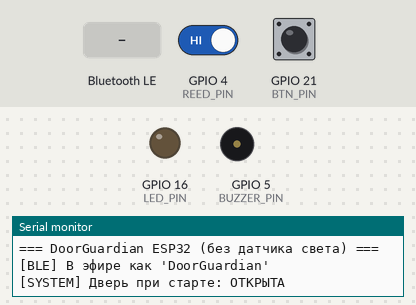
Simulated run of this sketch. Board: ESP32. Shown: output pins drawn as LEDs (lit = HIGH), buzzer (waves = sounding), the last lines printed to the serial monitor. Inputs (shaded band) come from the test bench; at power-on: GPIO 21 (BTN_PIN) HIGH, GPIO 4 (REED_PIN) HIGH. Nothing arrives over Bluetooth unless stated; a phone connects over Bluetooth LE 3 s after start.

Above: at 1.7 s.
1.8 s: GPIO 21 (BTN_PIN) pulled LOW for 0.15 s
At 2.9 s:
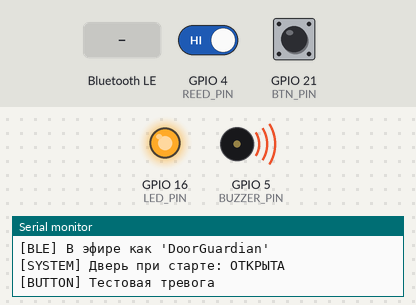
4.8 s: Bluetooth LE write "RESET" received
At 5.5 s:
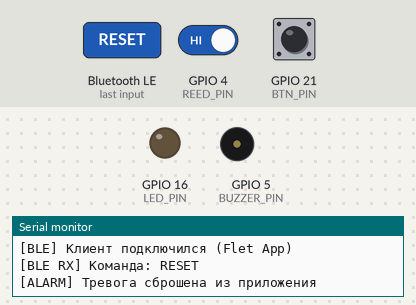
9.4 s: GPIO 21 (BTN_PIN) pulled LOW for 1 s
At 13.0 s:
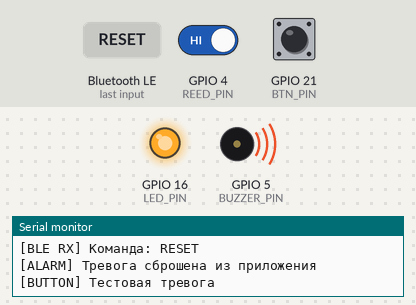
Timing chart, 0 to 16.4 s (numbered marks = the images above; inputs shaded):
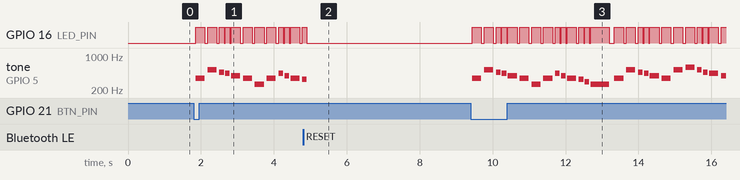

Measured:
- after the input at 1.8 s, tone on GPIO 5 (BUZZER_PIN): plays 349 Hz for 0.25 s, 523 Hz for 0.25 s, 466 Hz for 0.13 s, 440 Hz for 0.13 s, 392 Hz for 0.25 s, 349 Hz for 0.25 s … (12 notes in this stretch), starting after 0.06 s
- after the input at 4.8 s, GPIO 16 (LED_PIN): goes on until 4.9 s, then stays LOW; tone on GPIO 5 (BUZZER_PIN): goes on until 4.9 s, then stays silent
- after the input at 9.4 s, tone on GPIO 5 (BUZZER_PIN): plays 349 Hz for 0.25 s, 523 Hz for 0.25 s, 466 Hz for 0.13 s, 440 Hz for 0.13 s, 392 Hz for 0.25 s, 349 Hz for 0.25 s … (26 notes in this stretch), starting at once

The sketch:

esp32.ino
```cpp
#include <Arduino.h>
#include <BLEDevice.h>
#include <BLEServer.h>
#include <BLEUtils.h>
#include <BLE2902.h>

// =========================================================================
// ПИНЫ (датчик света убран, он теперь на голове: Arduino A0/A5)
// =========================================================================
#define REED_PIN        4     // Геркон (к GND, INPUT_PULLUP)
#define BTN_PIN         21    // Кнопка сброса/теста тревоги (к GND, INPUT_PULLUP)
#define LED_PIN         16    // Светодиод тревоги
#define BUZZER_PIN      5     // Пассивный пьезодинамик

// =========================================================================
// BLE UUID (согласованы с приложением Flet)
// =========================================================================
#define SERVICE_UUID           "4fafc201-1fb5-459e-8fcc-c5c9c331914b"
#define CHARACTERISTIC_UUID_TX "beb5483e-36e1-4688-b7f5-ea07361b26a8" // NOTIFY
#define CHARACTERISTIC_UUID_RX "6d68efe5-04b6-4a85-abc4-c2670b7bf7fd" // WRITE

// =========================================================================
// НОТЫ И МЕЛОДИЯ FNAF
// =========================================================================
#define NOTE_C4  262
#define NOTE_D4  294
#define NOTE_E4  330
#define NOTE_F4  349
#define NOTE_G4  392
#define NOTE_A4  440
#define NOTE_AS4 466
#define NOTE_C5  523
#define NOTE_D5  587

const int fnafMelody[] = {
  NOTE_F4, NOTE_C5, NOTE_AS4, NOTE_A4, NOTE_G4, NOTE_F4,
  NOTE_C4, NOTE_F4, NOTE_A4, NOTE_G4, NOTE_F4, NOTE_E4, NOTE_D4, NOTE_C4,
  NOTE_F4, NOTE_C5, NOTE_AS4, NOTE_A4, NOTE_G4, NOTE_F4,
  NOTE_C5, NOTE_D5, NOTE_C5, NOTE_AS4, NOTE_A4, NOTE_G4, NOTE_F4
};

const int fnafDurations[] = {
  4, 4, 8, 8, 4, 4,
  4, 4, 8, 8, 4, 8, 8, 2,
  4, 4, 8, 8, 4, 4,
  4, 4, 8, 8, 4, 4, 2
};

const int totalNotes = sizeof(fnafMelody) / sizeof(fnafMelody[0]);

// =========================================================================
// ГЛОБАЛЬНЫЕ СОСТОЯНИЯ
// =========================================================================
BLEServer* pServer = nullptr;
BLECharacteristic* pTxCharacteristic = nullptr;
BLECharacteristic* pRxCharacteristic = nullptr;

volatile bool deviceConnected = false;
bool oldDeviceConnected = false;

volatile bool alarmActive = false;
volatile bool doorOpen = false;
bool buttonPressed = false;
volatile bool telemetryPending = false;   // запрос на внеочередную отправку

unsigned long lastTelemetryTime = 0;
const unsigned long TELEMETRY_INTERVAL = 500;

unsigned long lastReedChange = 0;
const unsigned long REED_DEBOUNCE_MS = 50;

TaskHandle_t AlarmTaskHandle = NULL;

// =========================================================================
// BLE CALLBACKS
// =========================================================================
class ServerCallbacks : public BLEServerCallbacks {
  void onConnect(BLEServer* s) override {
    deviceConnected = true;
    telemetryPending = true;               // сразу отдать текущее состояние
    Serial.println("[BLE] Клиент подключился (Flet App)");
  }
  void onDisconnect(BLEServer* s) override {
    deviceConnected = false;
    Serial.println("[BLE] Клиент отключился");
  }
};

class RxCallbacks : public BLECharacteristicCallbacks {
  void onWrite(BLECharacteristic* c) override {
    String rx = c->getValue().c_str();
    rx.trim();
    if (rx.length() == 0) return;

    Serial.print("[BLE RX] Команда: ");
    Serial.println(rx);

    if (rx == "RESET" || rx == "ALARM_OFF") {
      alarmActive = false;
      Serial.println("[ALARM] Тревога сброшена из приложения");
    } else if (rx == "ALARM_ON") {
      alarmActive = true;
      Serial.println("[ALARM] Тревога включена из приложения");
    }
    telemetryPending = true;               // отправим из loop(), не из колбэка
  }
};

// =========================================================================
// ФОНОВАЯ ЗАДАЧА: СИРЕНА FNAF + LED
// =========================================================================
void AlarmTask(void* pvParameters) {
  for (;;) {
    if (alarmActive) {
      for (int i = 0; i < totalNotes; i++) {
        if (!alarmActive) break;

        int noteDuration = 1000 / fnafDurations[i];
        int pause = noteDuration * 30 / 100;

        digitalWrite(LED_PIN, HIGH);
        tone(BUZZER_PIN, fnafMelody[i]);
        vTaskDelay(pdMS_TO_TICKS(noteDuration));

        noTone(BUZZER_PIN);
        digitalWrite(LED_PIN, LOW);
        vTaskDelay(pdMS_TO_TICKS(pause));
      }
      noTone(BUZZER_PIN);
      digitalWrite(LED_PIN, LOW);
      vTaskDelay(pdMS_TO_TICKS(500));
    } else {
      noTone(BUZZER_PIN);
      digitalWrite(LED_PIN, LOW);
      vTaskDelay(pdMS_TO_TICKS(50));
    }
  }
}

// =========================================================================
// ОТПРАВКА ТЕЛЕМЕТРИИ: DOOR=..;ALARM=..;BTN=..
// =========================================================================
void sendTelemetry() {
  if (!deviceConnected) return;

  char buffer[48];
  snprintf(buffer, sizeof(buffer), "DOOR=%d;ALARM=%d;BTN=%d\n",
           doorOpen ? 1 : 0,
           alarmActive ? 1 : 0,
           buttonPressed ? 1 : 0);

  pTxCharacteristic->setValue((uint8_t*)buffer, strlen(buffer));
  pTxCharacteristic->notify();
}

// =========================================================================
// SETUP
// =========================================================================
void setup() {
  Serial.begin(115200);
  delay(500);
  Serial.println("\n=== DoorGuardian ESP32 (без датчика света) ===");

  pinMode(REED_PIN, INPUT_PULLUP);
  pinMode(BTN_PIN, INPUT_PULLUP);
  pinMode(LED_PIN, OUTPUT);
  pinMode(BUZZER_PIN, OUTPUT);
  digitalWrite(LED_PIN, LOW);

  // Начальное состояние двери, чтобы не было ложной тревоги при старте
  doorOpen = (digitalRead(REED_PIN) == HIGH);

  xTaskCreatePinnedToCore(AlarmTask, "AlarmTask", 4096, NULL, 1, &AlarmTaskHandle, 1);

  BLEDevice::init("DoorGuardian");
  pServer = BLEDevice::createServer();
  pServer->setCallbacks(new ServerCallbacks());

  BLEService* pService = pServer->createService(SERVICE_UUID);

  pTxCharacteristic = pService->createCharacteristic(
      CHARACTERISTIC_UUID_TX, BLECharacteristic::PROPERTY_NOTIFY);
  pTxCharacteristic->addDescriptor(new BLE2902());

  pRxCharacteristic = pService->createCharacteristic(
      CHARACTERISTIC_UUID_RX,
      BLECharacteristic::PROPERTY_WRITE | BLECharacteristic::PROPERTY_WRITE_NR);
  pRxCharacteristic->setCallbacks(new RxCallbacks());

  pService->start();

  BLEAdvertising* pAdvertising = BLEDevice::getAdvertising();
  pAdvertising->addServiceUUID(SERVICE_UUID);
  pAdvertising->setScanResponse(true);
  pAdvertising->setMinPreferred(0x06);
  pAdvertising->setMinPreferred(0x12);
  BLEDevice::startAdvertising();

  Serial.println("[BLE] В эфире как 'DoorGuardian'");
  Serial.print("[SYSTEM] Дверь при старте: ");
  Serial.println(doorOpen ? "ОТКРЫТА" : "закрыта");
}

// =========================================================================
// LOOP
// =========================================================================
void loop() {
  unsigned long now = millis();

  // 1. Геркон с антидребезгом (HIGH = магнит отошёл = дверь открыта)
  bool reedOpen = (digitalRead(REED_PIN) == HIGH);
  if (reedOpen != doorOpen && (now - lastReedChange) > REED_DEBOUNCE_MS) {
    lastReedChange = now;
    doorOpen = reedOpen;
    if (doorOpen) {
      Serial.println("[EVENT] ДВЕРЬ ОТКРЫТА!");
      alarmActive = true;
    } else {
      Serial.println("[EVENT] Дверь закрыта");
    }
    sendTelemetry();                        // мгновенно в приложение
  }

  // 2. Кнопка: сброс тревоги / тестовая тревога
  if (digitalRead(BTN_PIN) == LOW) {
    if (!buttonPressed) {
      buttonPressed = true;
      alarmActive = !alarmActive;
      Serial.println(alarmActive ? "[BUTTON] Тестовая тревога"
                                 : "[BUTTON] Тревога сброшена");
      sendTelemetry();
    }
  } else if (buttonPressed) {
    buttonPressed = false;
    sendTelemetry();
  }

  // 3. Внеочередная отправка (после подключения или BLE-команды)
  if (telemetryPending) {
    telemetryPending = false;
    sendTelemetry();
  }

  // 4. Периодическая телеметрия
  if (now - lastTelemetryTime >= TELEMETRY_INTERVAL) {
    lastTelemetryTime = now;
    sendTelemetry();
  }

  // 5. Перезапуск рекламы после отключения
  if (!deviceConnected && oldDeviceConnected) {
    delay(500);
    pServer->startAdvertising();
    Serial.println("[BLE] Перезапуск рекламы...");
    oldDeviceConnected = false;
  }
  if (deviceConnected && !oldDeviceConnected) {
    oldDeviceConnected = true;
  }

  delay(20);
}
```
